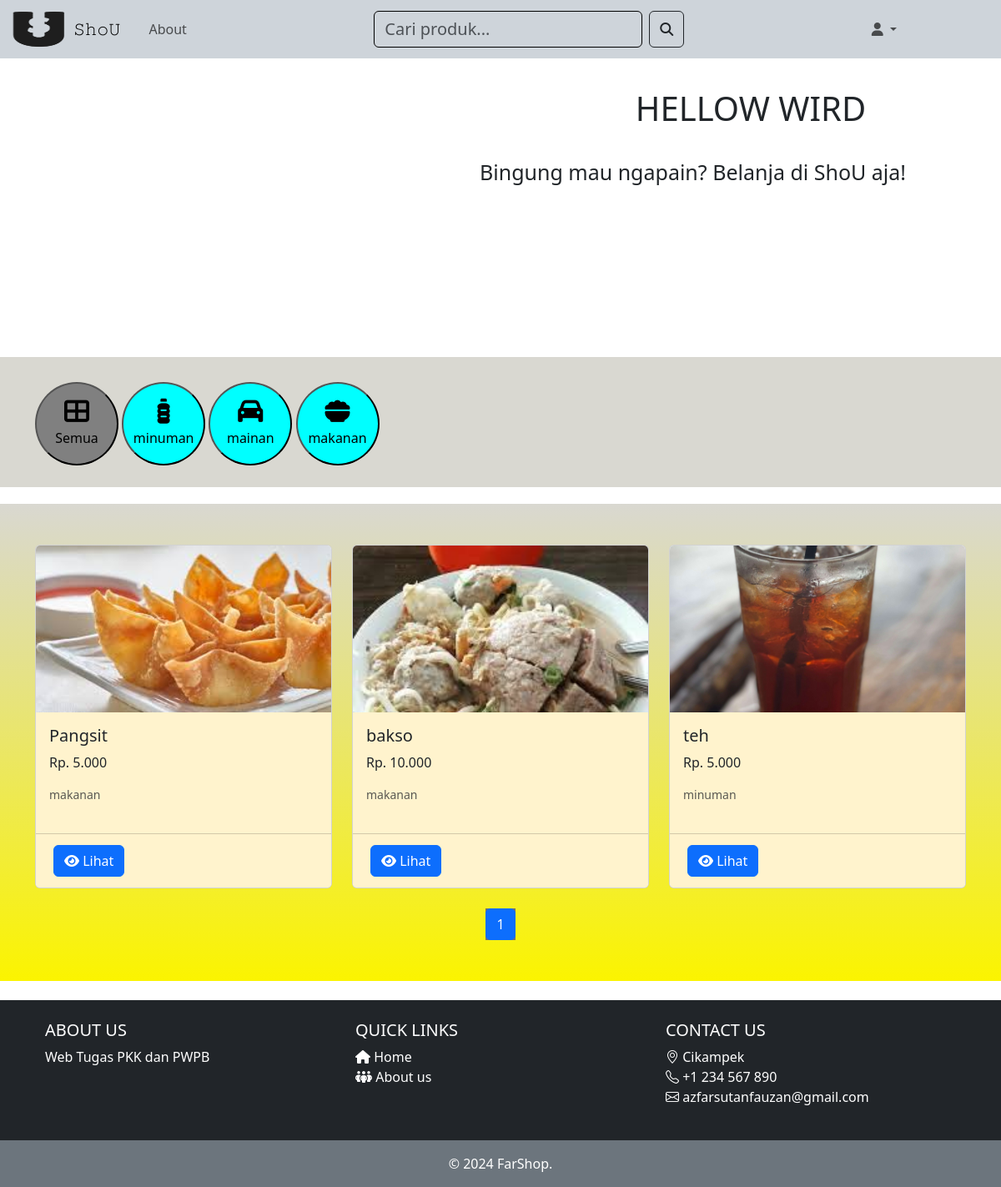
The app's page /halaman.php with its own data.
### tables this page shows
CREATE TABLE `kategori` (
  `id_kategori` int(11) NOT NULL,
  `nama_kategori` varchar(255) NOT NULL,
  `icon` varchar(255) DEFAULT NULL
);

CREATE TABLE `produk` (
  `id_produk` int(11) NOT NULL,
  `nama` varchar(255) NOT NULL,
  `harga` int(255) NOT NULL,
  `kategori` varchar(255) NOT NULL,
  `deskripsi` text NOT NULL,
  `gambar` varchar(200) NOT NULL,
  `id_kategori` int(11) DEFAULT NULL
);

### halaman/produk.php (the view, shortened to what this page needs)
<?php
require 'connection/koneksi.php';
$limit = 6;
$page = isset($_GET['page']) ? (int)$_GET['page'] : 1;
$start = ($page > 1) ? ($page * $limit) - $limit : 0;
$result = mysqli_query($conn, "SELECT * FROM produk");
$total = mysqli_num_rows($result);
$pages = ceil($total / $limit);
$result = mysqli_query($conn, "SELECT * FROM produk LIMIT $start, $limit");
$total = mysqli_num_rows($result);
$role = $_SESSION['role'] ?? 'guest';
?>
<!DOCTYPE html>
<html lang="en">
<head>
</head>
<body class="bg-opacity-75">
<div class="container my-5">
    <?php if ($total > 0): ?>
        <div class="row row-cols-1 row-cols-md-3 g-4">
            <?php while ($row = mysqli_fetch_assoc($result)): ?>
                <div class="col">
                    <div class="card h-100">
                        <img src="halaman/img/<?= htmlspecialchars($row['gambar']); ?>" class="card-img-top" alt="<?= htmlspecialchars($row['nama']); ?>">
                        <div class="card-body bg-warning-subtle">
                            <h5 class="card-title"><?= htmlspecialchars($row['nama']); ?></h5>
                            <p class="card-text">Rp. <?= number_format($row['harga'], 0, ',', '.'); ?></p>
                            <p class="card-text"><small class="text-muted"><?= htmlspecialchars($row['kategori']); ?></small></p>
                        </div>
                        <div class="card-footer bg-warning-subtle">
                            <?php if ($role === 'admin'): ?>
                                <a href="detail_produk.php?id_produk=<?= $row['id_produk']; ?>" class="btn btn-primary btn-custom"><i class="fa-solid fa-eye"></i> Lihat</a>
            <?php elseif ($role === 'customer'): ?>
                <a href="detail_produk.php?id_produk=<?= $row['id_produk']; ?>" class="btn btn-primary btn-custom"><i class="fa-solid fa-eye"></i> Lihat</a>
            <?php else: ?>
                <a href="detail_produk.php?id_produk=<?= $row['id_produk']; ?>" class="btn btn-primary btn-custom"><i class="fa-solid fa-eye"></i> Lihat</a>
            <?php endif; ?>
                        </div>
                    </div>
                </div>
            <?php endwhile; ?>
        </div>
    <?php else: ?>
        <div class="alert alert-info text-center mt-4">Tidak ada produk yang tersedia.</div>
    <?php endif; ?>
    <div class="pagination justify-content-center mt-4 border-dark">
        <?php for ($i = 1; $i <= $pages; $i++): ?>
        <li class="page-item <?= $i == $page ? 'active' : '' ?>">
            <a class="page-link " href="?page=<?= $i ?>"><?= $i ?></a>
        </li>
        <?php endfor; ?>
    </div>
</div>
</body>
</html>

### kategori.php (shortened to what this page needs)
<?php
require 'connection/koneksi.php';
?>
<!DOCTYPE html>
<html lang="en">
<head>
    <link href="https://cdnjs.cloudflare.com/ajax/libs/font-awesome/6.5.1/css/all.min.css" rel="stylesheet">
    <link rel="stylesheet" href="style/kategori.css">
</head>
<body>
<?php
$queryKategori = "SELECT * FROM kategori";
$kategoriResult = mysqli_query($conn, $queryKategori);
?>
<div class="container-category">
<ul class="category">
<button class="item" style="background-color: gray;" data-link="hasil.php?keyword=">
            <a href="hasil.php?keyword=" class="all">
                <i class="fas fa-th-large kategori-icon"></i> Semua
            </a>
        </button>
        <?php while ($kategori = mysqli_fetch_assoc($kategoriResult)): ?>
            <button class="item" data-link="hasil.php?keyword=<?= urlencode($kategori['nama_kategori']); ?>">
                <a href="hasil.php?keyword=<?= urlencode($kategori['nama_kategori']); ?>" class="name-category">
                    <i class="<?= htmlspecialchars($kategori['icon']); ?> kategori-icon"></i>
                    <?= htmlspecialchars($kategori['nama_kategori']); ?>
                </a>
            </button>
        <?php endwhile; ?>
</ul>
</div>
</body>
</html>

### style/kategori.css (style rules this page uses)
.container-category { display: block; }
.container-category .category button { background-color: aqua; width: 100px; height: 100px; border-radius: 600px; margin-left: auto; }
.item a { text-decoration: none; color: black; display: flex; flex-direction: column; align-items: center; }
.container-category .category button a { text-decoration: none; color: black; display: flex; align-items: center; justify-content: center; font-size: medium; }
.kategori-icon { font-size: 30px; margin-bottom: 5px; }

### body/carousel.php (style rules this page uses)
* { box-sizing: border-box; }
body { font-family: Verdana, sans-serif; }
img { vertical-align: middle; }
.active { background-color: #717171; }

### halaman/produk.php (style rules this page uses)
.card img { height: 200px; object-fit: cover; }
.card { margin-bottom: 20px; }
.btn-custom { margin: 5px; }

### records on screen
kategori: nama_kategori "minuman"
kategori: nama_kategori "mainan"
kategori: nama_kategori "makanan"
produk: gambar (picture), nama "Pangsit", harga "5.000", kategori "makanan"
produk: gambar (picture), nama "bakso", harga "10.000", kategori "makanan"
produk: gambar (picture), nama "teh", harga "5.000", kategori "minuman"
